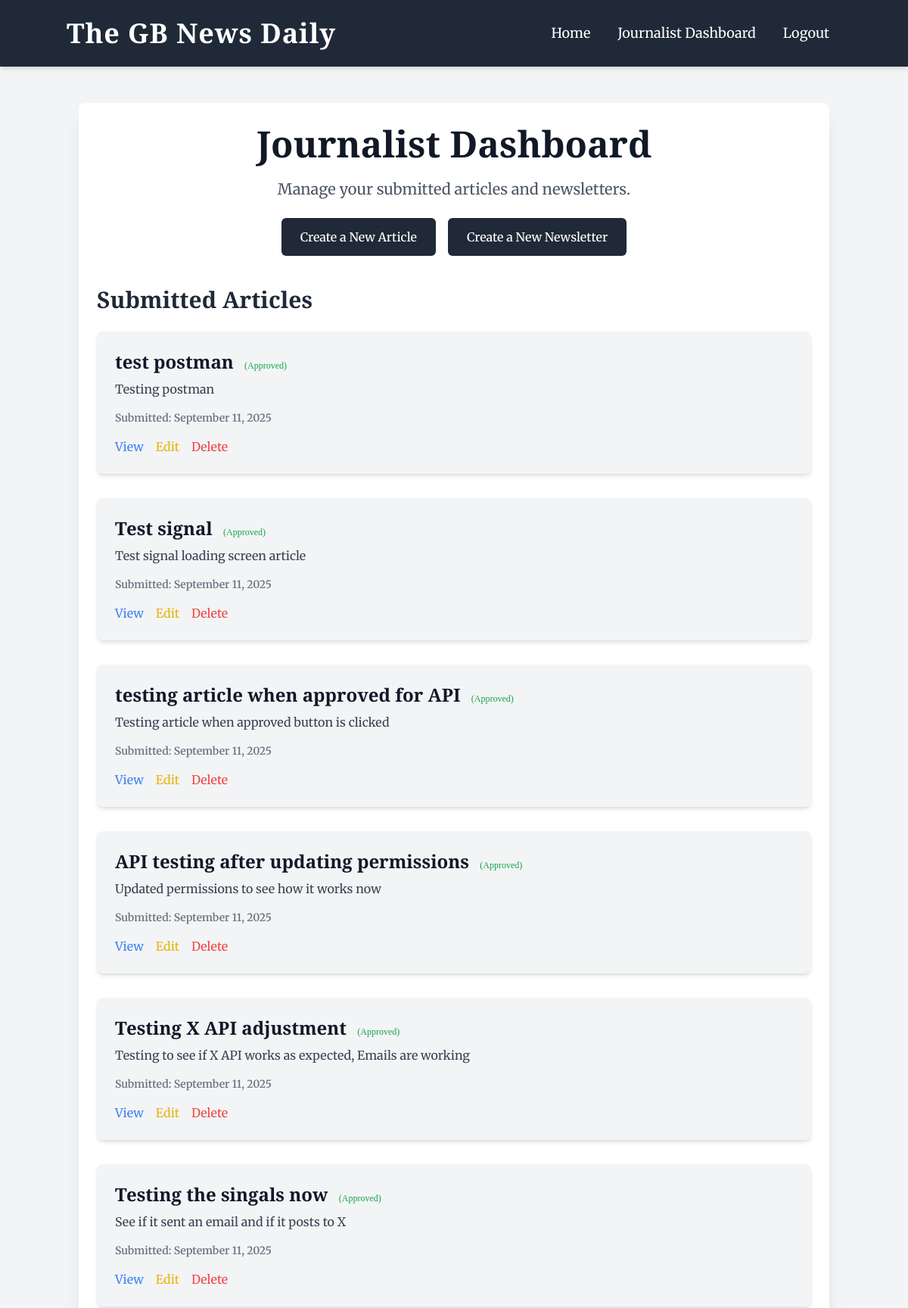
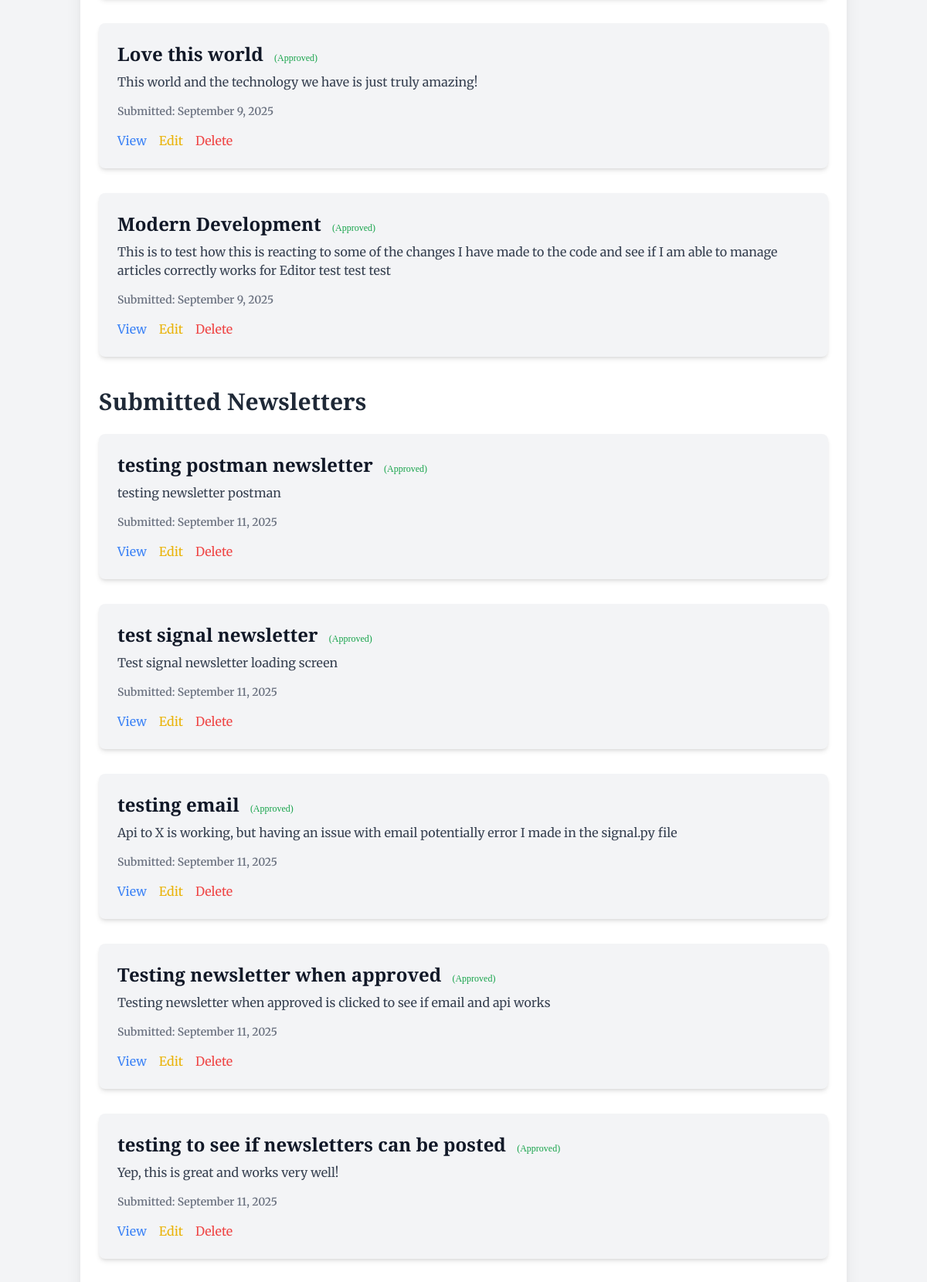
The page /journalist/dashboard/ (signed in, upper part) on the database its author committed (2 pictures, top to bottom).
### news/models.py (models this page shows, shortened)
class Article(models.Model):
    title = models.CharField(max_length=200)
    content = models.TextField()
    author = models.ForeignKey(
        CustomUser,
        on_delete=models.CASCADE,
        related_name='articles_written'
    )
    publisher = models.ForeignKey(
        Publisher,
        on_delete=models.CASCADE,
        related_name='articles_published',
        null=True,
        blank=True
    )
    approved = models.BooleanField(default=False)
    created_at = models.DateTimeField(auto_now_add=True)
    _original_approved = None
    def __init__(self, *args, **kwargs):
        super().__init__(*args, **kwargs)
        if self.pk is not None:
            self._original_approved = self.approved
        else:
            self._original_approved = None

class Newsletter(models.Model):
    title = models.CharField(max_length=200)
    content = models.TextField()
    author = models.ForeignKey(
        CustomUser,
        on_delete=models.CASCADE,
        related_name='newsletters_written'
    )
    publisher = models.ForeignKey(
        Publisher,
        on_delete=models.CASCADE,
        related_name='newsletters_published',
        null=True,
        blank=True
    )
    approved = models.BooleanField(default=False)
    created_at = models.DateTimeField(auto_now_add=True)
    _original_approved = None
    def __init__(self, *args, **kwargs):
        super().__init__(*args, **kwargs)
        if self.pk is not None:
            self._original_approved = self.approved
        else:
            self._original_approved = None

### news/views.py (the view)
# urls.py: path('journalist/dashboard/', journalist_dashboard, name='journalist_dashboard'),
@login_required
@user_passes_test(lambda u: u.role.lower() == 'journalist')
def journalist_dashboard(request):
    articles = (
        Article.objects.filter(author=request.user)
        .order_by('-created_at')
    )
    newsletters = (
        Newsletter.objects.filter(author=request.user)
        .order_by('-created_at')
    )
    context = {
        'articles': articles,
        'newsletters': newsletters,
    }
    return render(request, 'news/journalist_dashboard.html', context)

### news/templates/news/journalist_dashboard.html (shortened to what this page needs)
{% extends "base.html" %}
{% block content %}
<div class="max-w-7xl mx-auto p-6 bg-white rounded-lg shadow-xl">
    <header class="text-center mb-10">
        <h1 class="text-5xl font-extrabold header-font text-gray-900 leading-tight">
            Journalist Dashboard
        </h1>
        <p class="mt-4 text-xl text-gray-600">
            Manage your submitted articles and newsletters.
        </p>
        <div class="mt-6 flex justify-center space-x-4">
            <a href="{% url 'create_article' %}" class="inline-block px-6 py-3 border border-transparent text-base font-medium rounded-md text-white bg-gray-800 hover:bg-gray-900 transition duration-200">
                Create a New Article
            </a>
            <a href="{% url 'create_newsletter' %}" class="inline-block px-6 py-3 border border-transparent text-base font-medium rounded-md text-white bg-gray-800 hover:bg-gray-900 transition duration-200">
                Create a New Newsletter
            </a>
        </div>
    </header>
    <div class="mb-10">
        <h2 class="text-3xl font-bold header-font text-gray-800 mb-6">Submitted Articles</h2>
        {% if articles %}
        <div class="space-y-8">
            {% for article in articles %}
            <div class="bg-gray-100 p-6 rounded-lg shadow-md">
                <h3 class="text-2xl font-bold header-font text-gray-900 mb-2">
                    {{ article.title }}
                    {% if article.approved %}
                        <span class="text-xs font-normal text-green-600 ml-2">(Approved)</span>
                    {% else %}
                        <span class="text-xs font-normal text-red-600 ml-2">(Pending Approval)</span>
                    {% endif %}
                </h3>
                <p class="text-gray-700">
                    {{ article.content|truncatechars:200 }}
                </p>
                <div class="mt-4 text-sm text-gray-500">
                    <span class="font-semibold">Submitted: {{ article.created_at|date:"F j, Y" }}</span>
                </div>
                <div class="mt-4 flex space-x-4">
                    <a href="{% url 'article_detail' article_id=article.id %}" class="text-blue-500 hover:text-blue-600 transition duration-200">View</a>
                    <a href="{% url 'edit_article' pk=article.id %}" class="text-yellow-500 hover:text-yellow-600 transition duration-200">Edit</a>
                    <a href="{% url 'delete_article' pk=article.id %}" class="text-red-500 hover:text-red-600 transition duration-200">Delete</a>
                </div>
            </div>
            {% endfor %}
        </div>
        {% else %}
        <div class="text-center text-gray-500">
            <p class="text-xl">You have not submitted any articles yet.</p>
        </div>
        {% endif %}
    </div>
    <div>
        <h2 class="text-3xl font-bold header-font text-gray-800 mb-6">Submitted Newsletters</h2>
        {% if newsletters %}
        <div class="space-y-8">
            {% for newsletter in newsletters %}
            <div class="bg-gray-100 p-6 rounded-lg shadow-md">
                <h3 class="text-2xl font-bold header-font text-gray-900 mb-2">
                    {{ newsletter.title }}
                    {% if newsletter.approved %}
                        <span class="text-xs font-normal text-green-600 ml-2">(Approved)</span>
                    {% else %}
                        <span class="text-xs font-normal text-red-600 ml-2">(Pending Approval)</span>
                    {% endif %}
                </h3>
                <p class="text-gray-700">
                    {{ newsletter.content|truncatechars:200 }}
                </p>
                <div class="mt-4 text-sm text-gray-500">
                    <span class="font-semibold">Submitted: {{ newsletter.created_at|date:"F j, Y" }}</span>
                </div>
                <div class="mt-4 flex space-x-4">
                    <a href="{% url 'edit_newsletter' pk=newsletter.id %}" class="text-blue-500 hover:text-blue-600 transition duration-200">View</a>
                    <a href="{% url 'edit_newsletter' pk=newsletter.id %}" class="text-yellow-500 hover:text-yellow-600 transition duration-200">Edit</a>
                    <a href="{% url 'delete_newsletter' pk=newsletter.id %}" class="text-red-500 hover:text-red-600 transition duration-200">Delete</a>
                </div>
            </div>
            {% endfor %}
        </div>
        {% else %}
        <div class="text-center text-gray-500">
            <p class="text-xl">You have not submitted any newsletters yet.</p>
        </div>
        {% endif %}
    </div>
</div>
{% endblock %}

### news/templates/news/base.html (style rules this page uses)
body { font-family: 'Merriweather', serif; background-color: #F3F4F6; }
.header-font { font-family: 'Playfair Display', serif; }

### rows shown on the page
Article: title "test postman", approved "(Approved)", content "Testing postman", created_at "September 11, 2025"
Article: title "Test signal", approved "(Approved)", content "Test signal loading screen article", created_at "September 11, 2025"
Article: title "testing article when approved for API", approved "(Approved)", content "Testing article when approved button is clicked", created_at "September 11, 2025"
Article: title "API testing after updating permissions", approved "(Approved)", content "Updated permissions to see how it works now", created_at "September 11, 2025"
Article: title "Testing X API adjustment", approved "(Approved)", content "Testing to see if X API works as expected, Emails are working", created_at "September 11, 2025"
Article: title "Testing the singals now", approved "(Approved)", content "See if it sent an email and if it posts to X", created_at "September 11, 2025"
Article: title "Love this world", approved "(Approved)", content "This world and the technology we have is just truly amazing!", created_at "September 9, 2025"
Article: title "Modern Development", approved "(Approved)", content "This is to test how this is reacting to some of the changes I have made to the code and see if I am able to manage articles correctly works for Editor test test test", created_at "September 9, 2025"
Newsletter: title "testing postman newsletter", approved "(Approved)", content "testing newsletter postman", created_at "September 11, 2025"
Newsletter: title "test signal newsletter", approved "(Approved)", content "Test signal newsletter loading screen", created_at "September 11, 2025"
Newsletter: title "testing email", approved "(Approved)", content "Api to X is working, but having an issue with email potentially error I made in the signal.py file", created_at "September 11, 2025"
Newsletter: title "Testing newsletter when approved", approved "(Approved)", content "Testing newsletter when approved is clicked to see if email and api works", created_at "September 11, 2025"
Newsletter: title "testing to see if newsletters can be posted", approved "(Approved)", content "Yep, this is great and works very well!", created_at "September 11, 2025"
